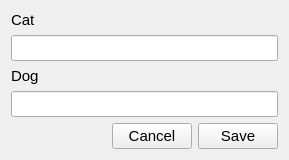
<?xml version="1.0" encoding="UTF-8"?>
<ui version="4.0">
 <class>Widget</class>
 <widget class="QWidget" name="Widget">
  <property name="geometry">
   <rect>
    <x>0</x>
    <y>0</y>
    <width>289</width>
    <height>158</height>
   </rect>
  </property>
  <property name="font">
   <font>
    <pointsize>11</pointsize>
   </font>
  </property>
  <property name="windowTitle">
   <string>Form</string>
  </property>
  <layout class="QVBoxLayout" name="verticalLayout_3">
   <item>
    <layout class="QVBoxLayout" name="verticalLayout">
     <item>
      <widget class="QLabel" name="label">
       <property name="text">
        <string>Cat</string>
       </property>
      </widget>
     </item>
     <item>
      <widget class="QLineEdit" name="lineEdit"/>
     </item>
    </layout>
   </item>
   <item>
    <layout class="QVBoxLayout" name="verticalLayout_2">
     <item>
      <widget class="QLabel" name="label_2">
       <property name="text">
        <string>Dog</string>
       </property>
      </widget>
     </item>
     <item>
      <widget class="QLineEdit" name="lineEdit_2"/>
     </item>
    </layout>
   </item>
   <item>
    <layout class="QHBoxLayout" name="horizontalLayout">
     <item>
      <spacer name="horizontalSpacer">
       <property name="orientation">
        <enum>Qt::Horizontal</enum>
       </property>
       <property name="sizeHint" stdset="0">
        <size>
         <width>40</width>
         <height>20</height>
        </size>
       </property>
      </spacer>
     </item>
     <item>
      <widget class="QPushButton" name="pushButton_2">
       <property name="text">
        <string>Cancel</string>
       </property>
      </widget>
     </item>
     <item>
      <widget class="QPushButton" name="pushButton">
       <property name="text">
        <string>Save</string>
       </property>
      </widget>
     </item>
    </layout>
   </item>
  </layout>
 </widget>
 <resources/>
 <connections/>
</ui>
